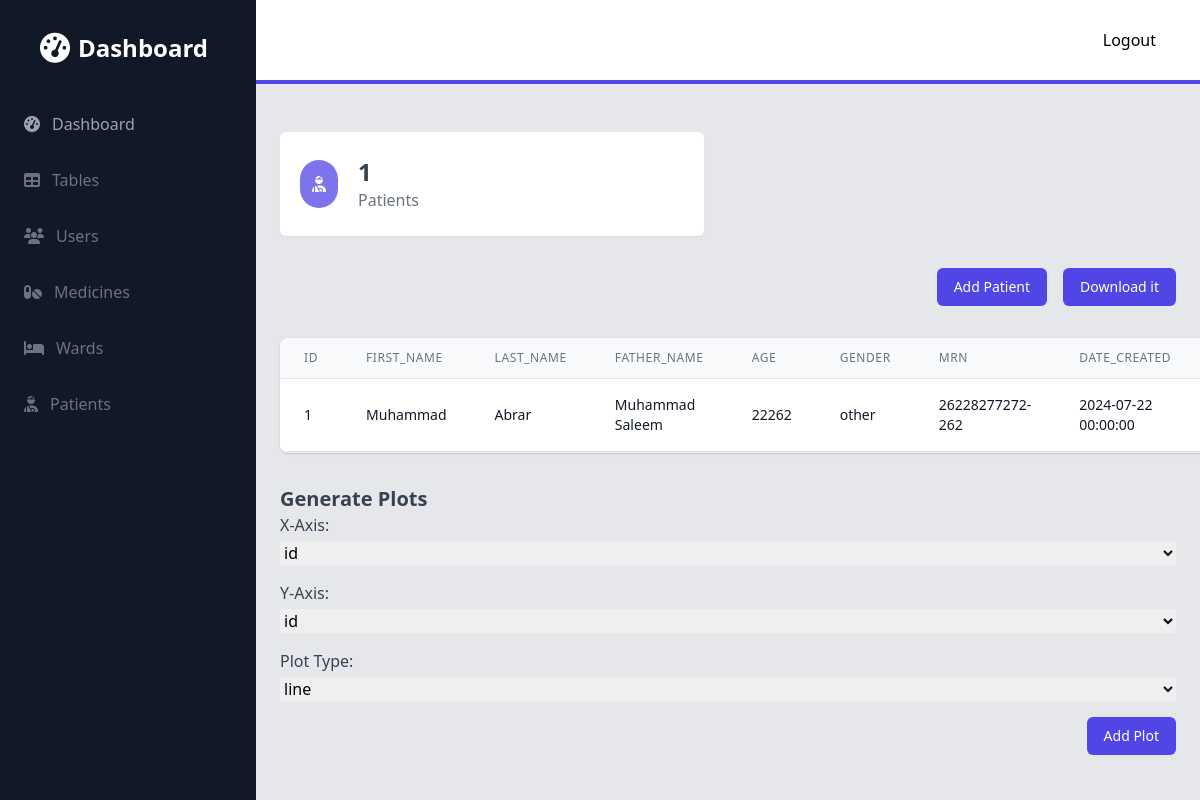
/admin/patients (signed in), run on the app's committed database.
### models.py (models this page shows)
class Patients(db.Model):
    id = db.Column(db.Integer, primary_key=True)
    first_name = db.Column(db.String(150), nullable=False)
    last_name = db.Column(db.String(150), nullable=False)
    father_name = db.Column(db.String(150), nullable=True)
    age = db.Column(db.Integer, nullable=False)
    gender = db.Column(db.String(150), nullable=True)
    mrn = db.Column(db.String(150), nullable=False)
    date_created = db.Column(db.DateTime(timezone=True), default=func.now())
    phone = db.Column(db.String(150), nullable=True)
    cnic = db.Column(db.String(150), nullable=True)
    ward_id = db.Column(db.Integer, ForeignKey('wards.id'), nullable=False)

### admin.py (the view)
@admin.route('/patients', methods=['GET', 'POST'])
@login_required
def patients():
    patients = Patients.query.all()
    columns = Patients.__table__.columns
    columns = [column.name for column in columns]
    return render_template('admin/patients/patients.html', patients=patients,  plot_types=PLOTS, columns=columns, table_name='Patients')

### app.py (called while the page is built)
def create_app():
    app = Flask(__name__)
    app.config['SQLALCHEMY_DATABASE_URI'] = 'sqlite:///database.db'
    app.config['SECRET_KEY'] = 'secret'
    app.register_blueprint(views, url_prefix='/')
    app.register_blueprint(auth, url_prefix='/')
    app.register_blueprint(admin, url_prefix='/admin')
    login_manager = LoginManager()
    login_manager.login_view = 'auth.login'
    login_manager.init_app(app)
    @login_manager.user_loader
    def load_user(id):
        return Users.query.get(int(id))
    with app.app_context():
        db.init_app(app)
        db.create_all()
    return app

### templates/admin/patients/patients.html (shortened to what this page needs)
{% extends 'admin/base.html' %}
{% block content %}
<div class="container px-6 py-8 mx-auto">
    <div class="mt-4">
        <div class="flex flex-wrap -mx-6">
            <div class="w-full px-6 sm:w-1/2 xl:w-1/3">
                <div class="flex items-center px-5 py-6 bg-white rounded-md shadow-sm">
                    <div class="p-3 bg-indigo-600 bg-opacity-75 rounded-full">
            <i class="fas fa-user-injured text-white"></i>
                    </div>
                    <div class="mx-5">
            <h4 class="text-2xl font-semibold text-gray-700">{{ patients|length }}</h4>
            <div class="text-gray-500">Patients</div>
                    </div>
                </div>
            </div>
        </div>
    </div>
    <div class="mt-8">
      <div class="flex justify-end gap-4">
        <a href="{{ url_for('admin.create_patient') }}" class="px-4 py-2 text-sm font-medium leading-5 text-white transition-colors duration-150 bg-indigo-600 border border-transparent rounded-md active:bg-indigo-600 hover:bg-indigo-700 focus:outline-none focus:shadow-outline-indigo">
          Add Patient
        </a>
        <a href="{{ url_for('admin.tables') }}" class="px-4 py-2 text-sm font-medium leading-5 text-white transition-colors duration-150 bg-indigo-600 border border-transparent rounded-md active:bg-indigo-600 hover:bg-indigo-700 focus:outline-none focus:shadow-outline-indigo">
          Download it
        </a>
      </div>
    </div>
    <div class="mt-8">
        <div class="flex flex-col mt-8">
            <div class="py-2 -my-2 overflow-x-auto sm:-mx-6 sm:px-6 lg:-mx-8 lg:px-8">
                <div class="inline-block min-w-full overflow-hidden align-middle border-b border-gray-200 shadow sm:rounded-lg">
                    <table class="min-w-full">
                        <thead>
                            <tr>
                              {% for column in columns %}
                                <th class="px-6 py-3 border-b border-gray-200 bg-gray-50 text-left text-xs leading-4 font-medium text-gray-500 uppercase tracking-wider">
                                  {{ column }}
                                </th>
                              {% endfor %}
                            </tr>
                        </thead>
                        <tbody class="bg-white">
                          {% for patient in patients %}
                            <tr>
                              {% for column in columns %}
                              <td class="px-6 py-4 text-sm font-medium leading-5 text-gray-900 whitespace-no-wrap border-b border-gray-200">
                                {{ patient[column] }}
                              </td>
                              {% endfor %}
                            </tr>
                            {% endfor %}
                        </tbody>
                    </table>
                </div>
            </div>
        </div>
    </div>
    {% include "admin/plots.html" %}
</div>
{% endblock %}

### templates/admin/base.html (shortened to what this page needs)
<!DOCTYPE html>
<html lang="en">
<head>
  <link rel="stylesheet" href="https://cdn.jsdelivr.net/npm/tailwindcss@2.0.2/dist/tailwind.min.css">
  <link rel="stylesheet" href="https://cdnjs.cloudflare.com/ajax/libs/font-awesome/6.5.2/css/all.min.css" />
</head>
<body>
<div class="flex h-screen bg-gray-200">
  <div class="fixed inset-y-0 left-0 z-30 w-64 overflow-y-auto transition duration-300 transform bg-gray-900 lg:translate-x-0 lg:static lg:inset-0"
       id="sidebar">
    <div class="flex items-center justify-center mt-8">
      <div class="flex items-center">
        <i class="fas fa-tachometer-alt text-3xl text-white"></i>
        <span class="mx-2 text-2xl font-semibold text-white">Dashboard</span>
      </div>
    </div>
    <nav class="mt-10">
          <a href="{{ url_for('admin.panel') }}" class="flex items-center px-6 py-2 mt-4 text-gray-400 hover:bg-gray-700 hover:bg-opacity-25 hover:text-gray-100">
        <i class="fas fa-tachometer-alt"></i>
        <span class="mx-3">Dashboard</span>
      </a>
      <a href="{{ url_for('admin.tables') }}" class="flex items-center px-6 py-2 mt-4 text-gray-500 hover:bg-gray-700 hover:bg-opacity-25 hover:text-gray-100">
        <i class="fas fa-table"></i>
        <span class="mx-3">Tables</span>
      </a>
      <a href="{{ url_for('admin.users') }}" class="flex items-center px-6 py-2 mt-4 text-gray-500 hover:bg-gray-700 hover:bg-opacity-25 hover:text-gray-100">
        <i class="fas fa-users"></i>
        <span class="mx-3">Users</span>
      </a>
      <a href="{{ url_for('admin.medicines') }}" class="flex items-center px-6 py-2 mt-4 text-gray-500 hover:bg-gray-700 hover:bg-opacity-25 hover:text-gray-100">
          <i class="fas fa-pills"></i>
          <span class="mx-3">Medicines</span>
      </a>
      <a href="{{ url_for('admin.wards') }}" class="flex items-center px-6 py-2 mt-4 text-gray-500 hover:bg-gray-700 hover:bg-opacity-25 hover:text-gray-100">
            <i class="fas fa-bed"></i>
          <span class="mx-3">Wards</span>
      </a>
      <a href="{{ url_for('admin.patients') }}" class="flex items-center px-6 py-2 mt-4 text-gray-500 hover:bg-gray-700 hover:bg-opacity-25 hover:text-gray-100">
            <i class="fas fa-user-injured"></i>
            <span class="mx-3">Patients</span>
      </a>
    </nav>
  </div>
  <div class="flex flex-col flex-1 overflow-hidden">
    <header class="flex items-center justify-between px-6 py-4 bg-white border-b-4 border-indigo-600">
      <div class="flex items-center">
          <a href="{{ url_for('auth.logout') }}" class="p-3 px-5 text-black bg-slate-900">Logout</a>
      </div>
    </header>
      <main class='flex-1 overflow-x-hidden overflow-y-auto bg-gray-200'>
        {% block content %}
        {% endblock %}
      </main>
  </div>
</div>
</body>
</html>

### templates/admin/plots.html (shortened to what this page needs)
    <div class="mt-8">
        <h2 class="text-xl font-semibold text-gray-700">Generate Plots</h2>
        <form id="plotForm">
            <div class="mb-4">
                <label class="block text-gray-700">X-Axis:</label>
                <select name="x_axis" class="block w-full mt-1">
                  {% for column in columns %}
                    <option value="{{ column }}">{{ column }}</option>
                  {% endfor %}
                </select>
            </div>
            <div class="mb-4">
                <label class="block text-gray-700">Y-Axis:</label>
                <select name="y_axis" class="block w-full mt-1">
                {% for column in columns %}
                    <option value="{{ column }}">{{ column }}</option>
                {% endfor %}
                </select>
            </div>
            <div class="mb-4">
                <label class="block text-gray-700">Plot Type:</label>
                <select name="plot_type" class="block w-full mt-1">
                    {% for plot_type in plot_types %}
                    <option value="{{ plot_type }}">{{ plot_type }}</option>
                    {% endfor %}
                </select>
            </div>
            <div class="flex justify-end">
                <button type="button" onclick="addPlot()" class="px-4 py-2 text-sm font-medium leading-5 text-white transition-colors duration-150 bg-indigo-600 border border-transparent rounded-md active:bg-indigo-600 hover:bg-indigo-700 focus:outline-none focus:shadow-outline-indigo">
                    Add Plot
                </button>
            </div>
        </form>
    </div>
    <div id="plotsContainer" class="mt-8 space-y-4 border-t border-gray-200">
    </div>

### data on the page
Patients: id "1" "Muhammad" "Abrar" "Muhammad Saleem" "22262" "other" "26228277272-262" "2024-07-22 00:00:00"

### other printed values
{{ patients|length }} "1"
{{ column }} "ID" "FIRST_NAME" "LAST_NAME" "FATHER_NAME" "AGE" "GENDER" "MRN" "DATE_CREATED"
form field x_axis "id"
form field y_axis "id"
form field plot_type "line"
